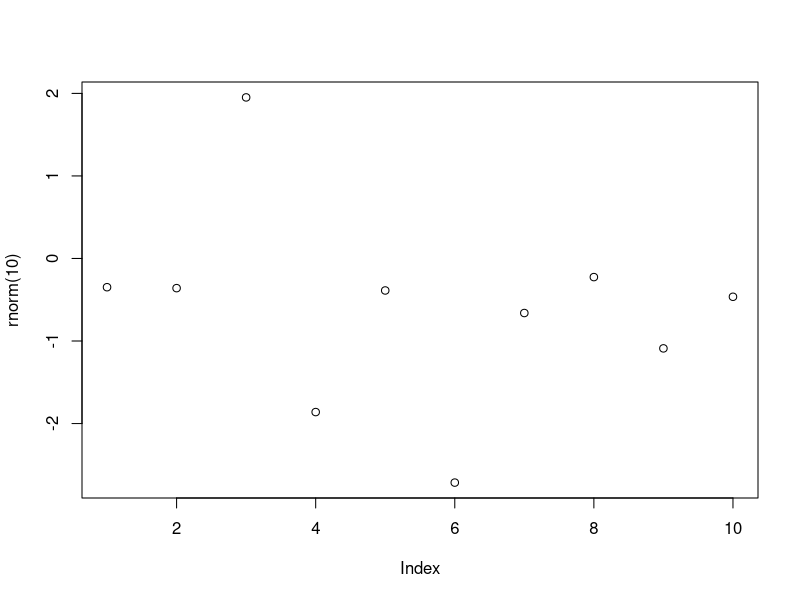

Write R code to recreate this figure. (Note: this script raises an error after producing the figure.)
setwd("~/Projetos/Python/git/R/DSA/BigDataAnalytics/Cap03-Estruturas")
getwd()

# Help
?sample
args(sample)
args(mean)
args(sd)

# Funcoes Built-in
abs(-43)
sum(c(1:5))
sum(seq(1,5))
mean(c(1:5))
round(1.1:5.8)
rev(c(1:5))
seq(1:5)
sort(rev(1:5))
append(c(1:5), 6)

vec1 <- c(1.5, 2.5, 8.4, 3.7, 6.3)
vec2 <- rev(vec1)
vec2

# Funções dentro de funções
plot(rnorm(10))
mean(c(abs(vec1), abs(vec2)))

# criando funções
myfunc <- function(x) {x + x}
myfunc(10)
class(myfunc)

myfunc2 <- function(a, b){
  valor = a ^ b
  print(valor)
}
myfunc2(3,2)

jogando_dados <- function(){
  num <- sample(1:6, size = 1)
  num
}

jogando_dados()

# Escopo
print(num) # só existe dentro da função 
num <- c(1:6)
num # Global

jogando_dados()

# Funçoes seem número definido de argumentos
vec1 <- (10:13)
vec1

vec2 <- c("a", "b", "c", "d")
vec2

vec3 <- c(6.5, 9.2, 11.9, 5.1)
vec3

myfunc3 <- function(...){
  df = data.frame(cbind(...))
  print(df)
}

myfunc3(vec1)
myfunc3(vec2, vec3)
myfunc3(vec1, vec2, vec3)

# Funções Built-in - Não reinventar a rodar
# Comparação de eficiência entre função vetorizada e função "vetorizada no 8"

x <- 1:10000000

# Função que calcula a raíz quadrada de cada elemento de um vetor de inteiros
meu_sqrt <- function(numeros){
  resp <- numeric(length(numeros))
  for (i in seq_along(numeros)){
    resp[i] <- sqrt(numeros[i])
  }
  return (resp)
}

system.time(x2a <- meu_sqrt(x))
system.time(x2b <- sqrt(x))

# Sua máquina pode apresentar resultados diferentes por conta
# da precisão de cálculo do processador
identical(x2a, x2b)
